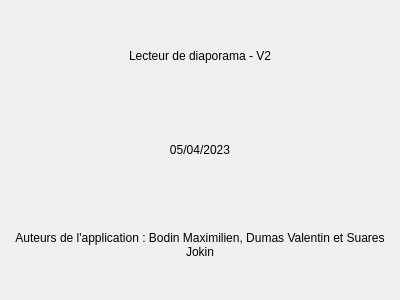
<?xml version="1.0" encoding="UTF-8"?>
<ui version="4.0">
 <class>PageAPropos</class>
 <widget class="QWidget" name="PageAPropos">
  <property name="geometry">
   <rect>
    <x>0</x>
    <y>0</y>
    <width>400</width>
    <height>300</height>
   </rect>
  </property>
  <property name="sizePolicy">
   <sizepolicy hsizetype="Preferred" vsizetype="Preferred">
    <horstretch>0</horstretch>
    <verstretch>0</verstretch>
   </sizepolicy>
  </property>
  <property name="windowTitle">
   <string>À propos</string>
  </property>
  <layout class="QVBoxLayout" name="verticalLayout_2">
   <item>
    <widget class="QLabel" name="numVersion">
     <property name="text">
      <string>Lecteur de diaporama - V2</string>
     </property>
     <property name="alignment">
      <set>Qt::AlignCenter</set>
     </property>
    </widget>
   </item>
   <item>
    <widget class="QLabel" name="dateCreation">
     <property name="text">
      <string>05/04/2023</string>
     </property>
     <property name="alignment">
      <set>Qt::AlignCenter</set>
     </property>
    </widget>
   </item>
   <item>
    <widget class="QLabel" name="auteurs">
     <property name="text">
      <string>Auteurs de l'application : Bodin Maximilien, Dumas Valentin et Suares Jokin</string>
     </property>
     <property name="alignment">
      <set>Qt::AlignCenter</set>
     </property>
     <property name="wordWrap">
      <bool>true</bool>
     </property>
    </widget>
   </item>
  </layout>
 </widget>
 <resources/>
 <connections/>
</ui>
